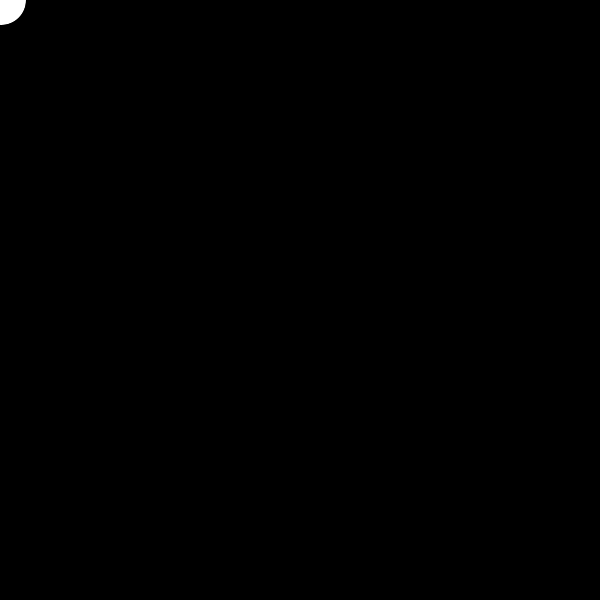
Frame 1 (no input)
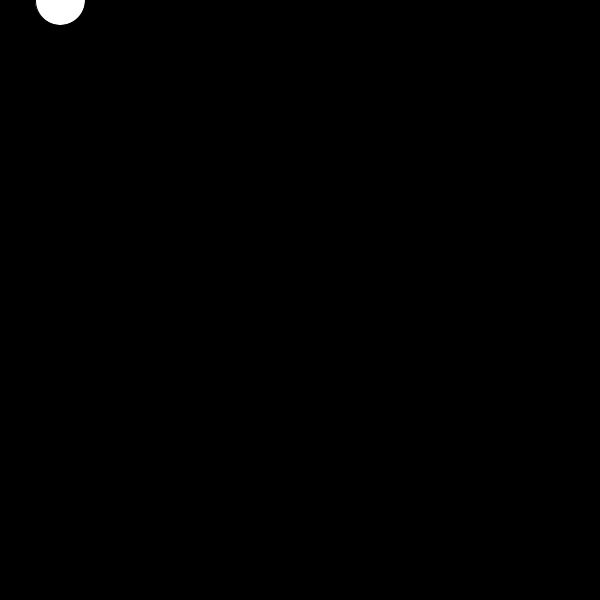
Frame 60 (the mouse pressed at the canvas centre just before this capture)
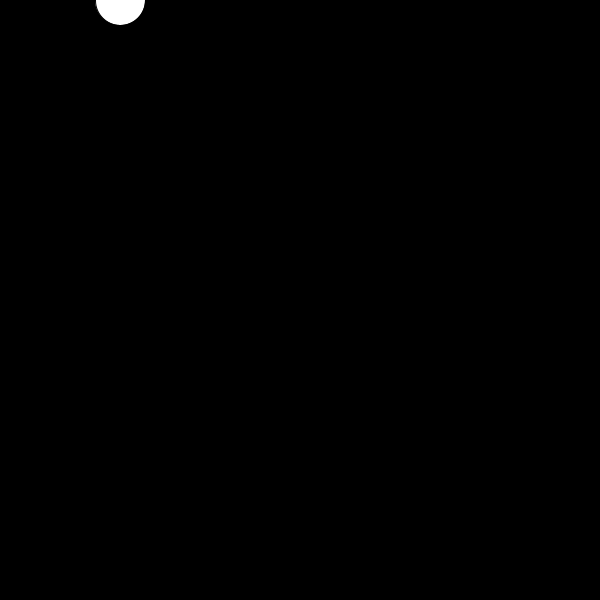
Frame 120 (the mouse held since frame 60 and released just before this capture)

The Processing sketch that drew these frames (run headless with seeded random() and noise(); from frame 60 on, the mouse is pressed at the canvas centre):

// Processing sketch: W14_02
// ── W14_02.pde
// fix the code so that the drawn ellipse oscillates as 
// in the example gif. it should reset its position to 
// the left side of the screen after reaching the right.
// the wave's amplitude should grow larger as the xPos 
// increases (use map() or other means).

int size = 50; 
float xPos = 0;
float yPos = 0;
float theta; 
float ampl; 

void setup() {
  size(600, 600);
}
void draw() {
  background(0); 
  
  theta += .05; 
  
  float x = theta;
  for (int i = 0; i < yPos; i++) {
    yPos = sin(theta)*ampl;
   x+= width;
  }

  //create boundaries for your xPos 

  xPos += 1; 

  //use the map function for ampl 

  //fix yPos 
 

  fill(255); 
  ellipse(xPos, yPos, size, size);
}
